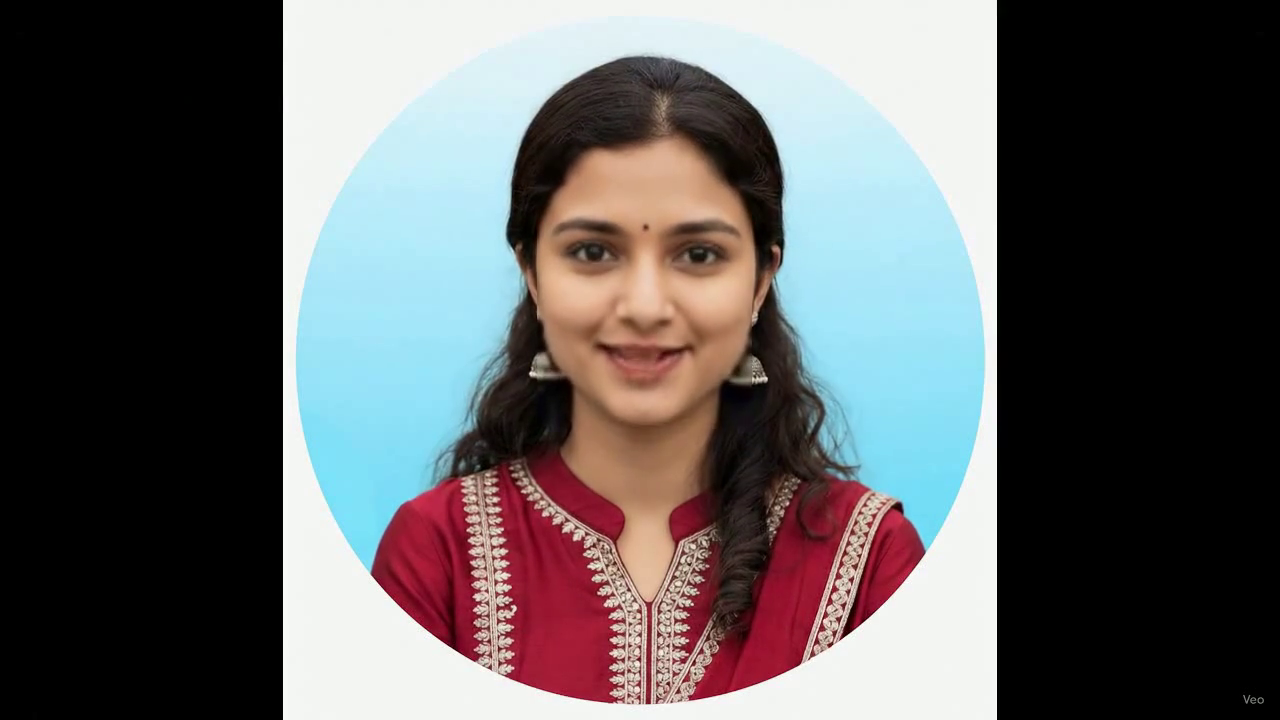
#> input picture frame 33 of videos/wav2lip_multilingual/video-en.mp4, 1280 x 720 px, given in place of recon-10s.mp4, which was not available
$ python niqe_scale_probe2.py
#> lines starting #> are read from the running program, lines starting #| are printed output that depends on the picture
import os
import sys

import cv2
import numpy as np

ASSETS = "/home/aryannavale/projects/quality_assets"
sys.path.insert(0, ASSETS)
os.chdir(ASSETS)
import niqe_fixed

CAP = "/home/aryannavale/projects/outputs/bench-20261101-001509/wav2lip/recon-10s.mp4"
cap = cv2.VideoCapture(CAP)
ok, frame = cap.read()
#> frame is the input picture: shape (720, 1280, 3); mean B, G, R 95.7, 94.6, 96.3
cap.release()
gray = cv2.cvtColor(frame, cv2.COLOR_BGR2GRAY)
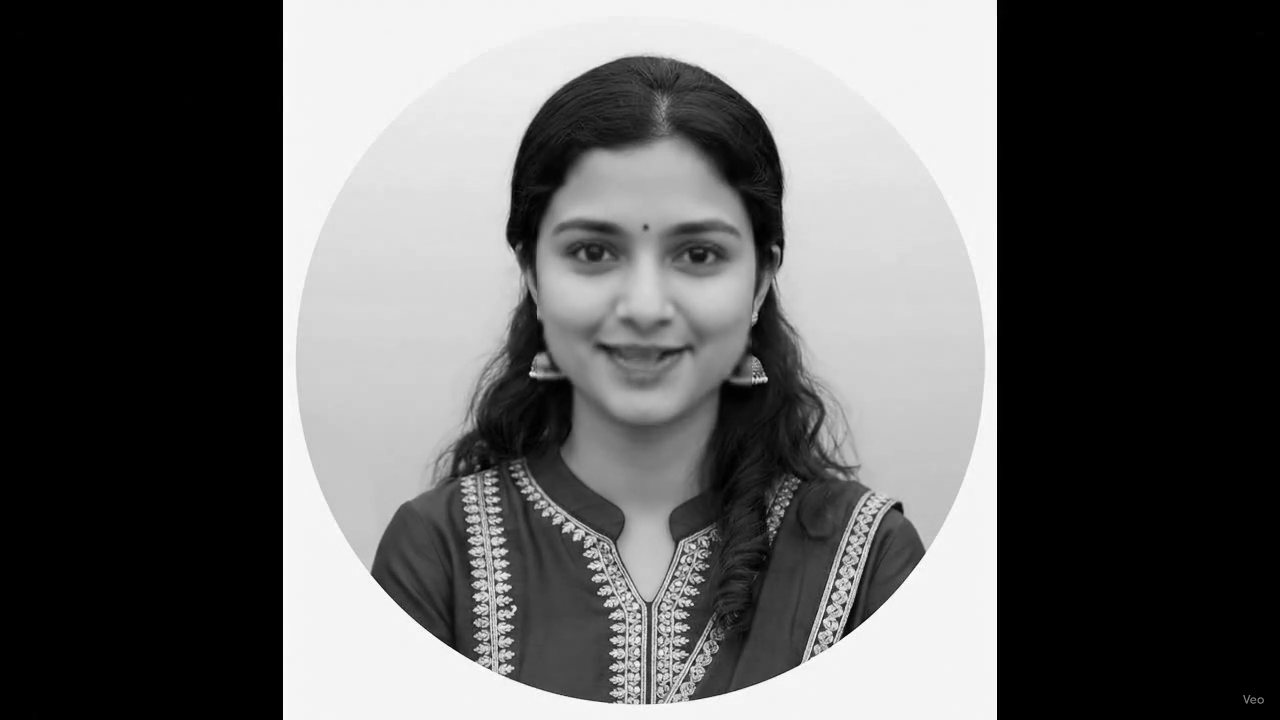
#> gray: shape (720, 1280); min 0, max 255, mean 95.2
small = cv2.resize(gray, (256, 256), interpolation=cv2.INTER_AREA)
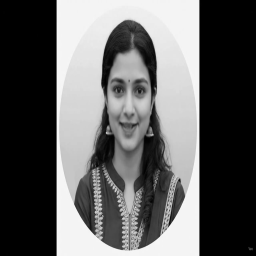
#> small: shape (256, 256); min 0, max 248, mean 95.2
print("full frame 256x256 /255:", float(niqe_fixed.niqe(small.astype(np.float64) / 255.0)))
#> (this line was passed over: niqe_fixed is not available in this run)
print("full frame 256x256 /1  :", float(niqe_fixed.niqe(small.astype(np.float64))))
#> (this line was passed over: niqe_fixed is not available in this run)

$ run again, starting later in the video
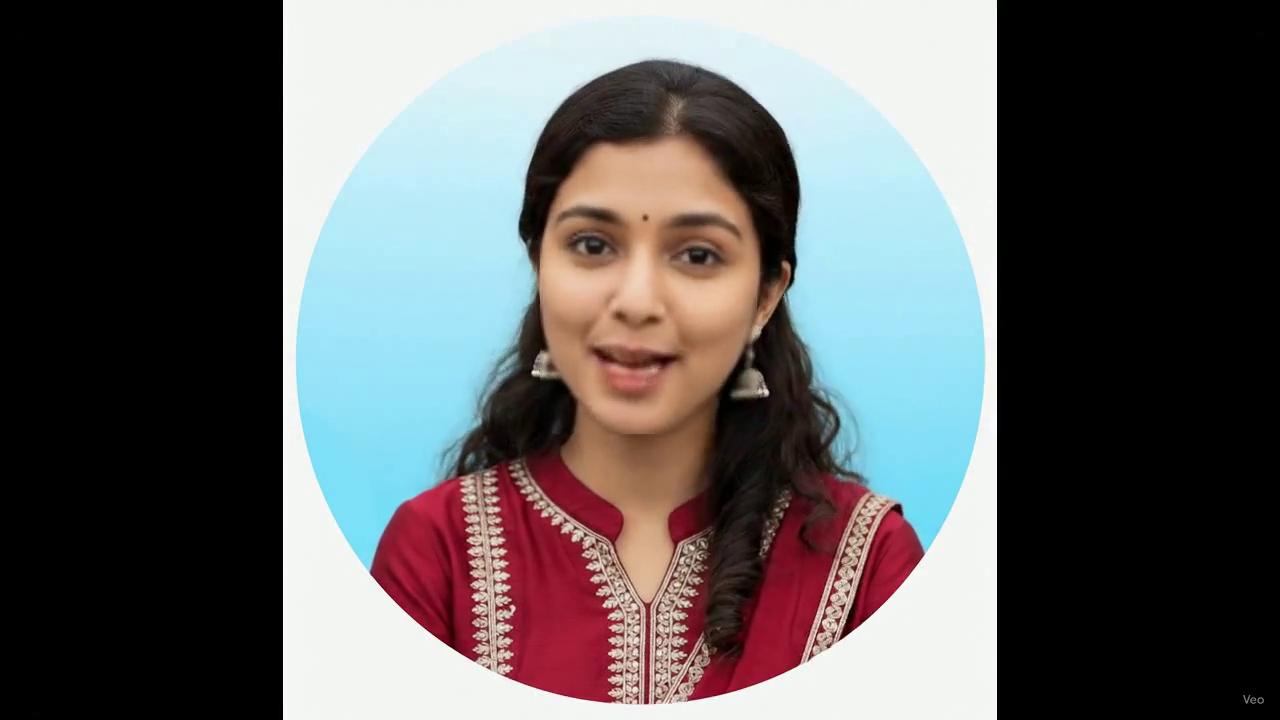
#> input picture frame 152 of videos/wav2lip_multilingual/video-en.mp4, 1280 x 720 px, given in place of recon-10s.mp4, which was not available
#> frame is the input picture: shape (720, 1280, 3); mean B, G, R 95.4, 94.6, 95.7
#> `gray = cv2.cvtColor(frame, cv2.COLOR_BGR2GRAY)`:
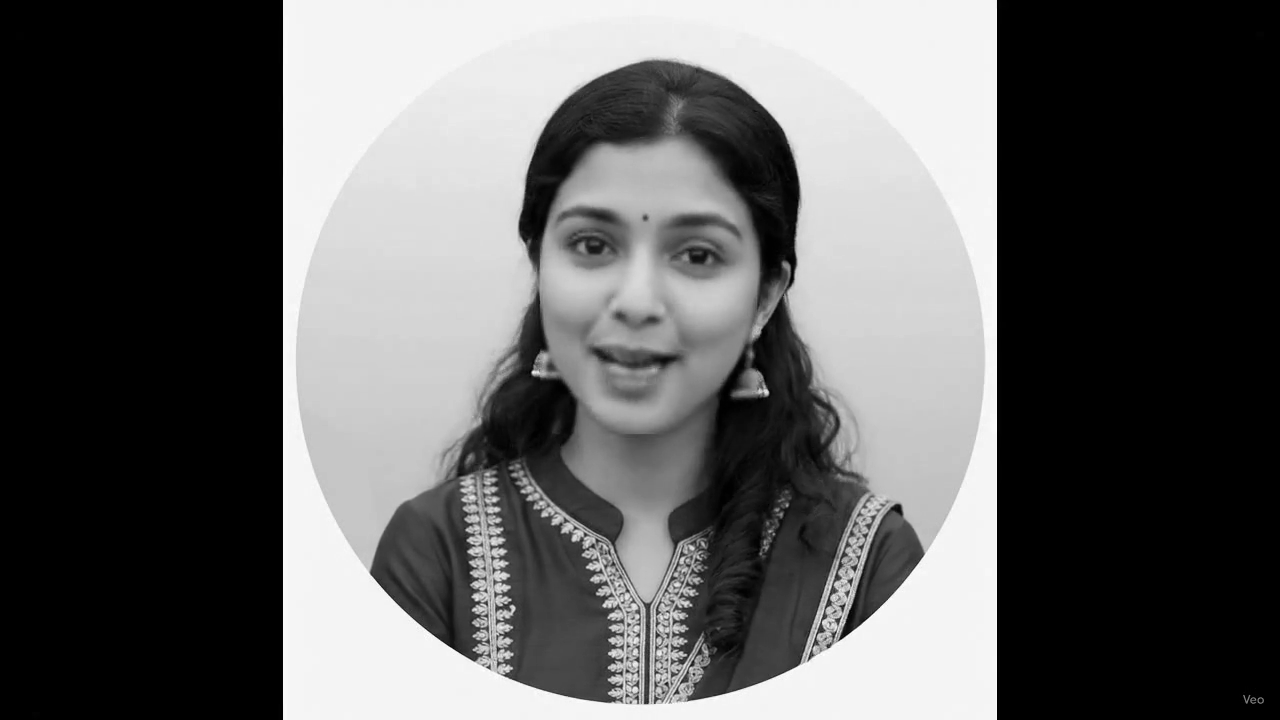
#> gray: shape (720, 1280); min 0, max 255, mean 95
#> `small = cv2.resize(gray, (256, 256), interpolation=cv2.INTER_AREA)`:
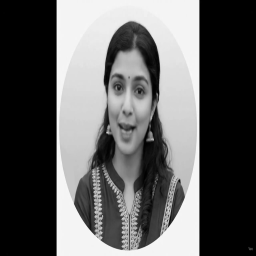
#> small: shape (256, 256); min 0, max 249, mean 95

$ run again, starting later in the video
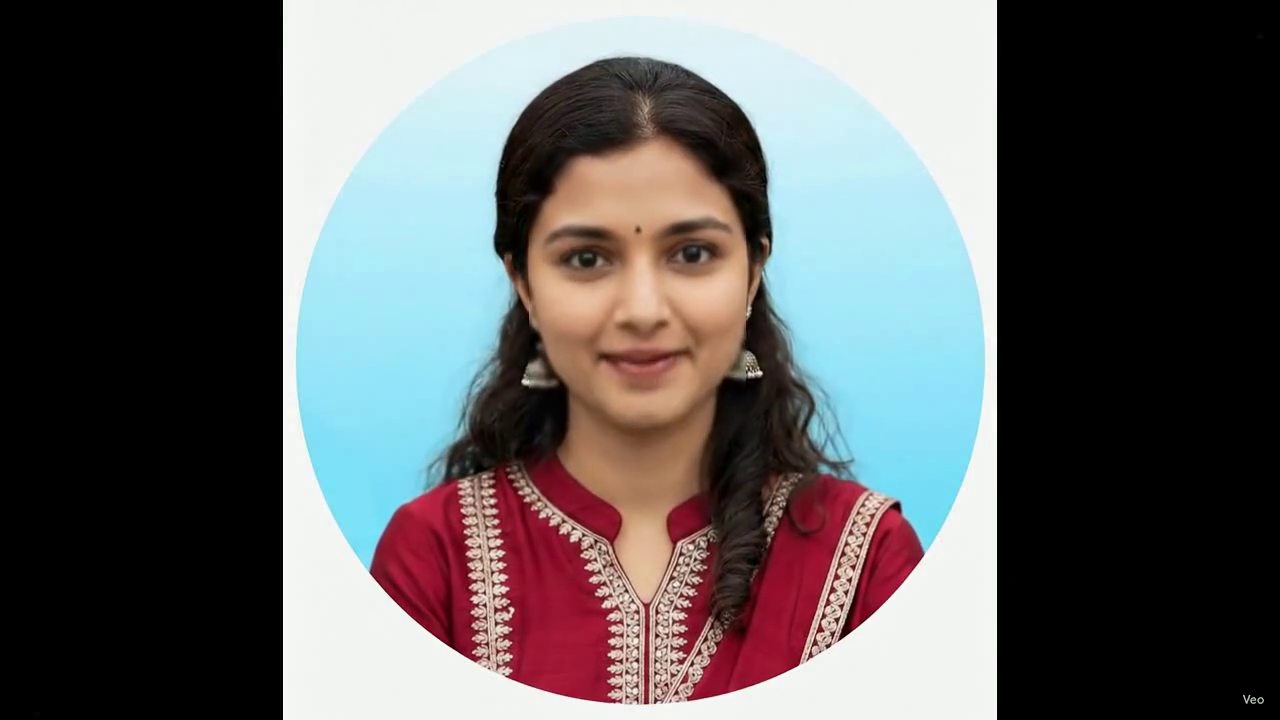
#> input picture frame 270 of videos/wav2lip_multilingual/video-en.mp4, 1280 x 720 px, given in place of recon-10s.mp4, which was not available
#> frame is the input picture: shape (720, 1280, 3); mean B, G, R 95.4, 94.5, 95.6
#> `gray = cv2.cvtColor(frame, cv2.COLOR_BGR2GRAY)`:
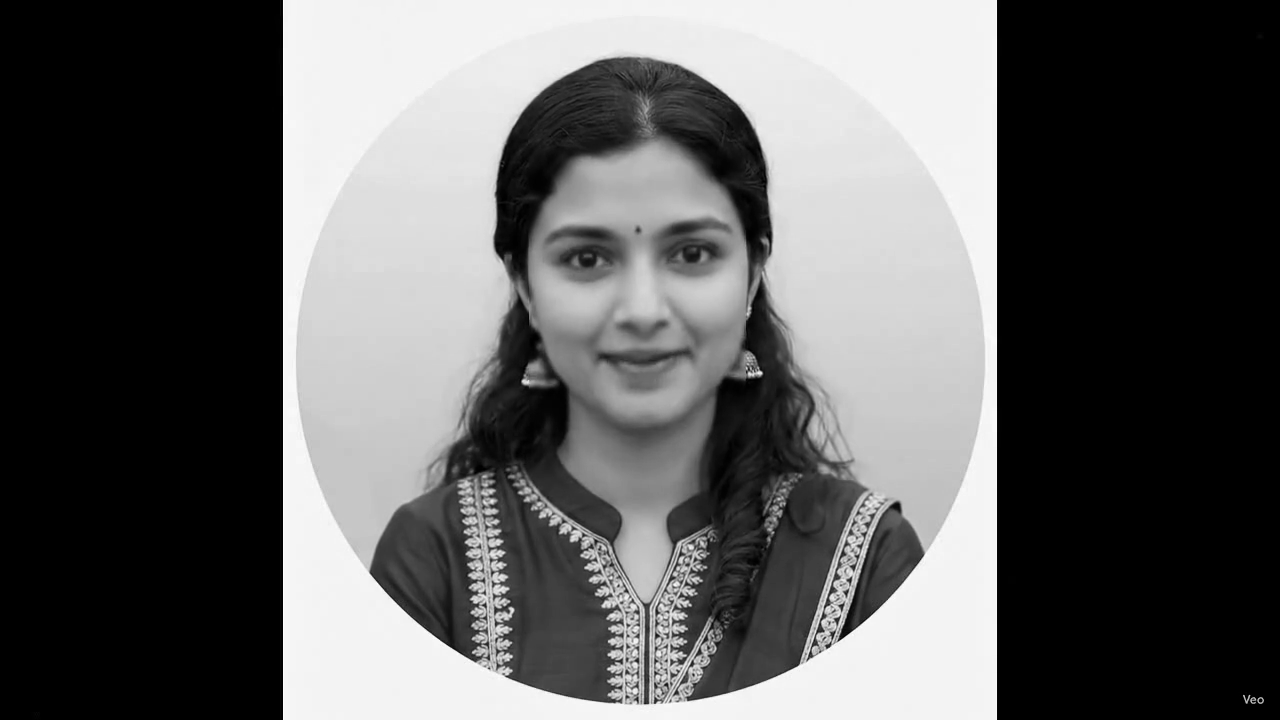
#> gray: shape (720, 1280); min 0, max 255, mean 94.9
#> `small = cv2.resize(gray, (256, 256), interpolation=cv2.INTER_AREA)`:
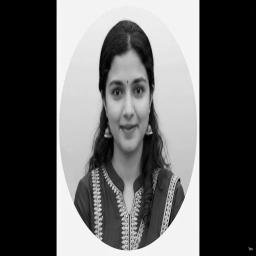
#> small: shape (256, 256); min 0, max 248, mean 94.9
